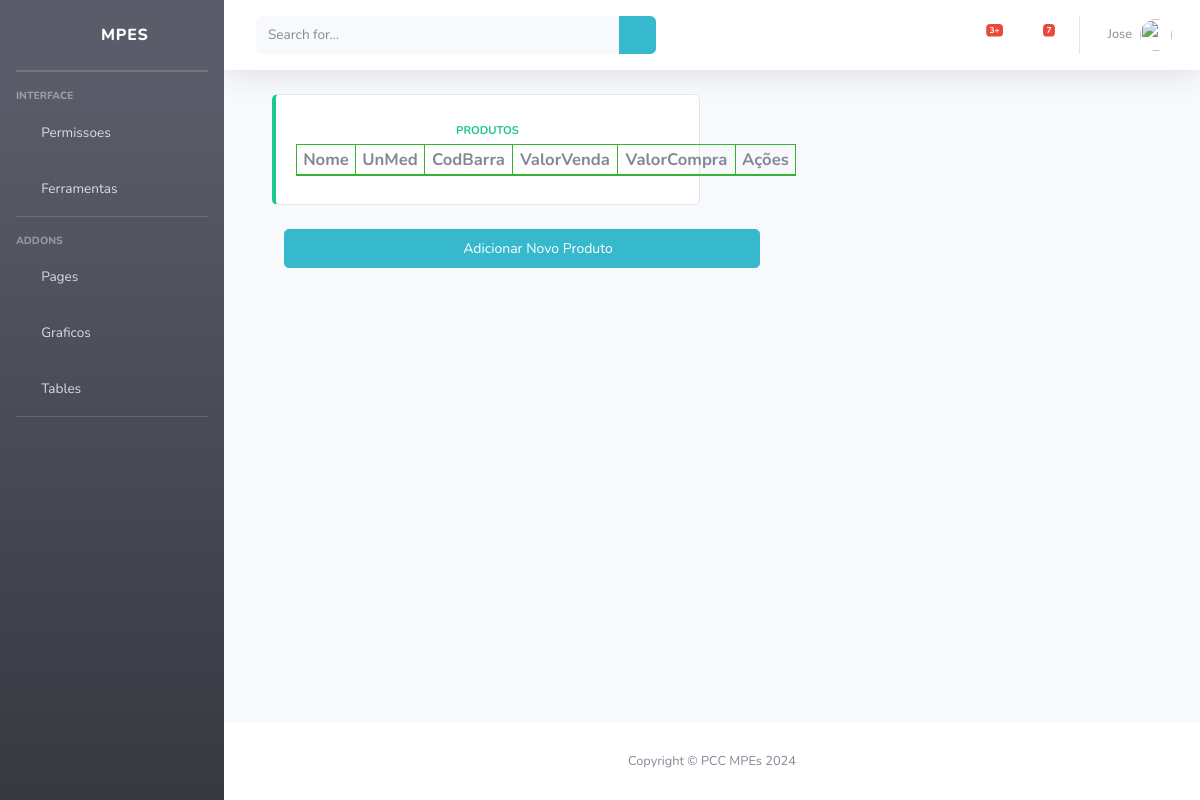
Page /produtos/ (signed in) on the earlier database version.
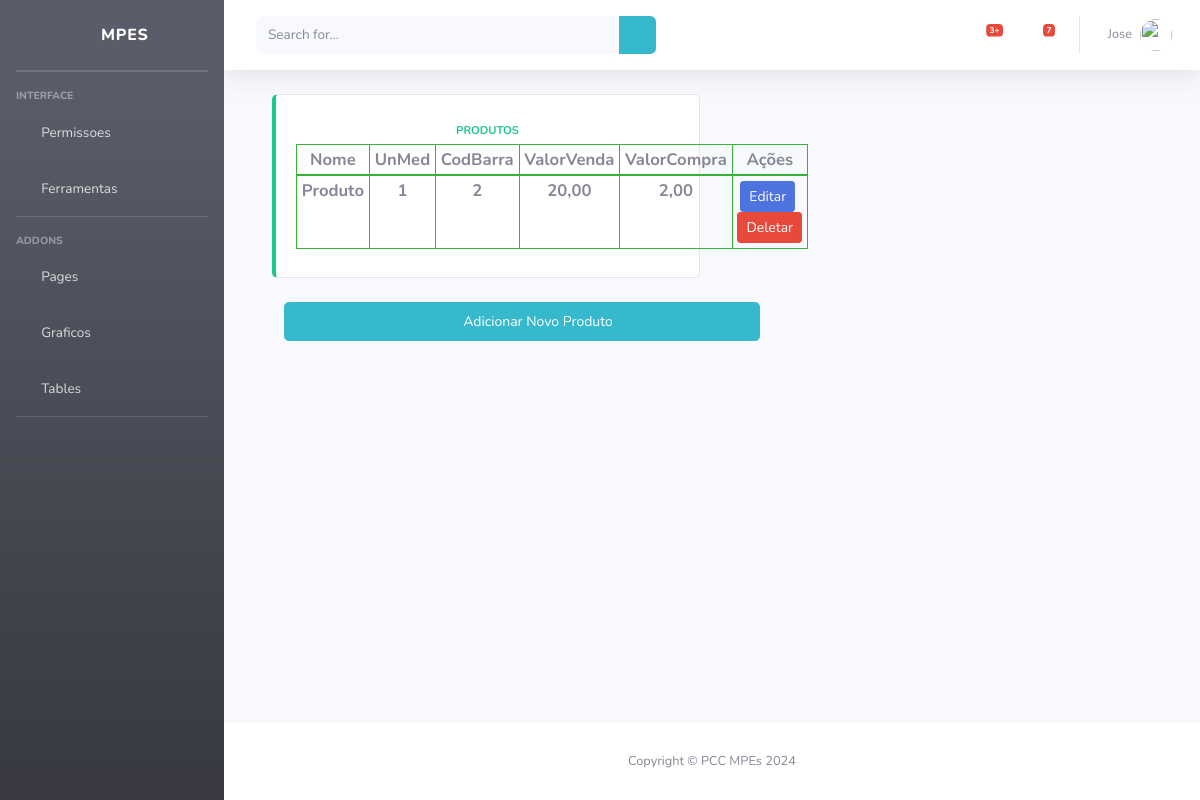
Same page on the later database version.
### produtos/models.py (models this page shows, shortened)
class Produto(models.Model):
    nome = models.CharField(max_length=100)
    UnMed = models.CharField(max_length=20)
    CodBarra = models.CharField(max_length=50)
    ValorVenda = models.DecimalField(max_digits=10, decimal_places=2)
    ValorCompra = models.DecimalField(max_digits=10, decimal_places=2)

### produtos/views.py (the view)
# urls.py: path("", views.listarProduto, name="listar_produto"),
@login_required
def listarProduto(request):
    user = request.user.username
    produto = Produto.objects.all()
    return render(request, "produtos/listarProduto.html", {'produto': produto, 'user': user})

### templates/produtos/listarProduto.html (shortened to what this page needs)
{% extends 'base.html' %}
{% block content %}
<div class="container">
    <div class="row">
        <div class="col-xl-6 col-md-5 mb-4">
            <div class="card border-left-success h-100 py-2">
                <div class="card-body">
                    <div class="row no-gutters align-items-center">
                        <div class="col mr-2 text-center">
                            <div class="text-xs font-weight-bold text-success text-uppercase mb-1">
                                PRODUTOS</div>
                            <div class="h5 mb-0 font-weight-bold text-gray-800">
                                <table class="table table-bordered table-sm">
                                    <thead class="thead-light">
                                        <tr>
                                            <td>Nome</td>
                                            <td>UnMed</td>
                                            <td>CodBarra</td>
                                            <td>ValorVenda</td>
                                            <td>ValorCompra</td>
                                            <td>Ações</td>
                                        </tr>
                                    </thead>
                                    <tbody>
                                        {% if produto %}
                                            {% for produtos in produto %}
                                                <tr>
                                                    <td>{{ produtos.nome }}</td>
                                                    <td>{{ produtos.UnMed }}</td>
                                                    <td>{{ produtos.CodBarra }}</td>
                                                    <td>{{ produtos.ValorVenda }}</td>
                                                    <td>{{ produtos.ValorCompra }}</td>
                                                    <td>
                                                        <a href="{% url 'atualizar_produto' produtos.id %}" class="btn btn-primary btn-sm mr-1">Editar</a>
                                                        <a href="{% url 'confirmar_produto' produtos.id %}" class="btn btn-danger btn-sm">Deletar</a>
                                                    </td>
                                                </tr>
                                            {% endfor %}
                                        {% endif %}
                                    </tbody>
                                </table>
                            </div>
                        </div>
                    </div>
                </div>
            </div>
        </div>
    </div>
    <div class="add">
        <div class="col text-center">
            <a href="{% url 'criar_produto' %}" class="btn btn-info btn-icon-split btn-lg">
                <span class="text-white-50">
                    <i class="fas fa-plus"></i>
                </span>
                <span class="text">Adicionar Novo Produto</span>
            </a>
        </div>
    </div>
</div>
{% endblock %}

Differences in the rows shown:
added Produto: nome "Produto", UnMed "1", CodBarra "2", ValorVenda "20,00", ValorCompra "2,00"
